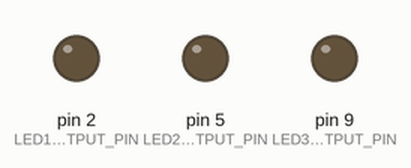
This sketch was run on a simulated Arduino Uno, built with avr-gcc and run on an emulated ATmega328P. Shown: output pins drawn as LEDs (lit = HIGH).

Above: at 0.1 s.
At 0.7 s:
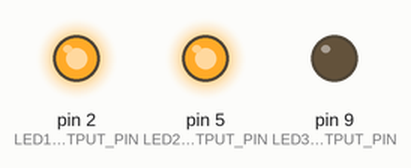
At 1.1 s:
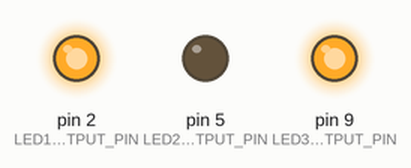
At 1.5 s:
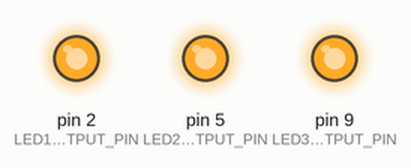
At 2.5 s:
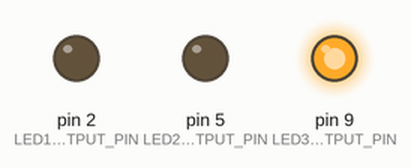
At 3.5 s:
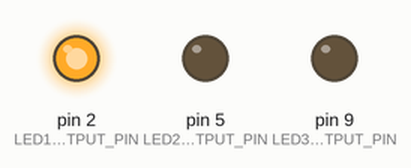
Timing chart, 0 to 3.8 s (numbered marks = the images above):
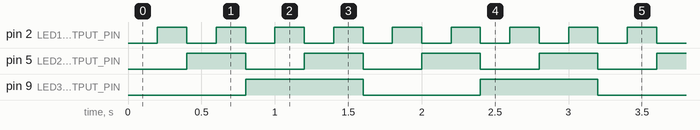

The sketch:

L8.ino
```cpp
const int LED1_OUTPUT_PIN = 2;
const int LED1_BLINK_INTERVAL_MS = 200; // interval at which to blink LED1 (in milliseconds)

const int LED2_OUTPUT_PIN = 5;
const int LED2_BLINK_INTERVAL_MS = 400; // interval at which to blink LED2 (in milliseconds)

const int LED3_OUTPUT_PIN = 9;
const int LED3_BLINK_INTERVAL_MS = 800; // interval at which to blink LED3 (in milliseconds)

unsigned long _led1LastToggledTsMs = 0; // tracks the last time LED1 was updated
int _led1State = LOW; // will toggle between LOW and HIGH

unsigned long _led2LastToggledTsMs = 0; // tracks the last time LED2 was updated
int _led2State = LOW; // will toggle between LOW and HIGH

unsigned long _led3LastToggledTsMs = 0; // tracks the last time LED3 was updated
int _led3State = LOW; // will toggle between LOW and HIGH

// The setup function runs once when you press reset or power the board
void setup() {
  pinMode(LED1_OUTPUT_PIN, OUTPUT);
  pinMode(LED2_OUTPUT_PIN, OUTPUT);
  pinMode(LED3_OUTPUT_PIN, OUTPUT);
}

// The loop function runs over and over again forever
void loop() {

  unsigned long currentTsMs = millis();

  // Check to see if we reached the toggle state interval for LED1
  if (currentTsMs - _led1LastToggledTsMs >= LED1_BLINK_INTERVAL_MS) {
    _led1LastToggledTsMs = millis();
    _led1State = !_led1State;
    digitalWrite(LED1_OUTPUT_PIN, _led1State);
  }

  // Check to see if we reached the toggle state interval for LED2
  if (currentTsMs - _led2LastToggledTsMs >= LED2_BLINK_INTERVAL_MS) {
    _led2LastToggledTsMs = millis();
    _led2State = !_led2State;
    digitalWrite(LED2_OUTPUT_PIN, _led2State);
  }

  // Check to see if we reached the toggle state interval for LED3
  if (currentTsMs - _led3LastToggledTsMs >= LED3_BLINK_INTERVAL_MS) {
    _led3LastToggledTsMs = millis();
    _led3State = !_led3State;
    digitalWrite(LED3_OUTPUT_PIN, _led3State);
  }
}
```

Measured:
- by itself, pin 2 (LED1_OUTPUT_PIN): alternates HIGH for 0.20 s and LOW for 0.20 s
- by itself, pin 5 (LED2_OUTPUT_PIN): alternates HIGH for 0.40 s and LOW for 0.40 s
- by itself, pin 9 (LED3_OUTPUT_PIN): alternates HIGH for 0.80 s and LOW for 0.80 s
